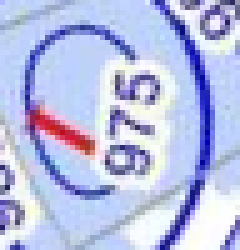
#> input picture rectangelJson/P0003693__1__0___0/20.png, 48 x 50 px, found by its file name (shown 5 times larger)
$ python image_show.py
#> lines starting #> are read from the running program, lines starting #| are printed output that depends on the picture
from PIL import Image,ImageDraw

img = Image.open('keypoint_detection_project/dataFolder/rectangelJson/P0003266__1__0___0/20.png')
#> img is the input picture: PIL image 48x50 RGB; mean R, G, B 182.9, 189.8, 227.1

draw = ImageDraw.Draw(img)

c = [12.2, 17.1, 41.0,  20.6]

for i in range(0,len(c),2):
    print(type(draw))
    print(c[i]-1,c[i+1]-1,c[i]+1,c[i+1]+1)
    draw.ellipse((c[i]-2,c[i+1]-2,c[i]+2,c[i+1]+2),(0,0,0))
#> this loop made 2 passes
#| <class 'PIL.ImageDraw.ImageDraw'>
#| <class 'PIL.ImageDraw.ImageDraw'>

img.show()
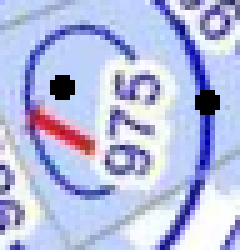
#> shown: PIL image 48x50 RGB (shown 5 times larger); mean R, G, B 180.4, 187.1, 223


$ run again, with rectangelJson/P0003693__1__0___0/32.png copied over rectangelJson/P0003693__1__0___0/20.png
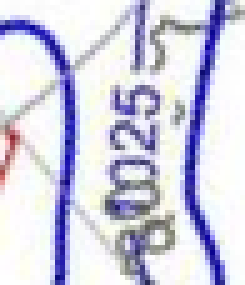
#> input picture rectangelJson/P0003693__1__0___0/32.png, 49 x 57 px, found by its file name (shown 5 times larger)
#> img is the input picture: PIL image 49x57 RGB; mean R, G, B 208.9, 208.1, 225.4
#> the loop `for i in range(0,len(c),2):` made 2 passes
#| <class 'PIL.ImageDraw.ImageDraw'>
#| <class 'PIL.ImageDraw.ImageDraw'>
#> `img.show()`:
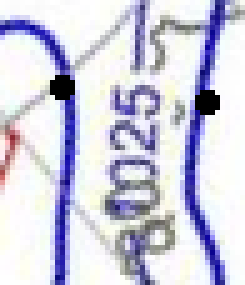
#> shown: PIL image 49x57 RGB (shown 5 times larger); mean R, G, B 206.6, 205.9, 222.2
